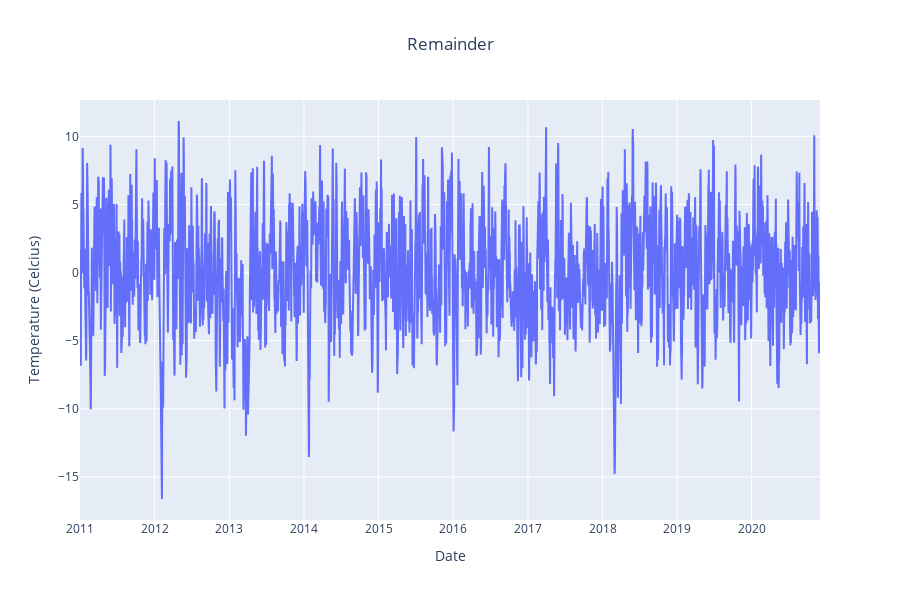

Notebook source saved alongside this figure:
### Code cell
# plotting the remainder
fig_remainder = go.Figure()
fig_remainder.add_trace(go.Scatter(x=df.index.values, y=df['remainder'], name='Remainder'))
fig_remainder.update_layout(title_text='Remainder',title_x=0.5, height=600, 
                            xaxis_title="Date",
                            yaxis_title="Temperature (Celcius)") 
fig_remainder.update_traces(hovertemplate = 'Date: %{x} <br>Remainder: %{y:.2f}<extra></extra>')                            
fig_remainder.show()

### Figure 1 — Plotly figure (JSON) as saved in the notebook; plotly's stock layout.template omitted (floating-point values rounded to 4 significant figures; data arrays with more than 128 entries replaced by an {"elided": "..."} marker saying what was removed)
{"data": [{"hovertemplate": "Date: %{x} <br>Remainder: %{y:.2f}<extra></extra>", "name": "Remainder", "type": "scatter", "x": {"elided": "3622 str values"}, "y": {"elided": "3622 float values"}}], "layout": {"height": 600, "title": {"text": "Remainder", "x": 0.5}, "xaxis": {"title": {"text": "Date"}}, "yaxis": {"title": {"text": "Temperature (Celcius)"}}}}
